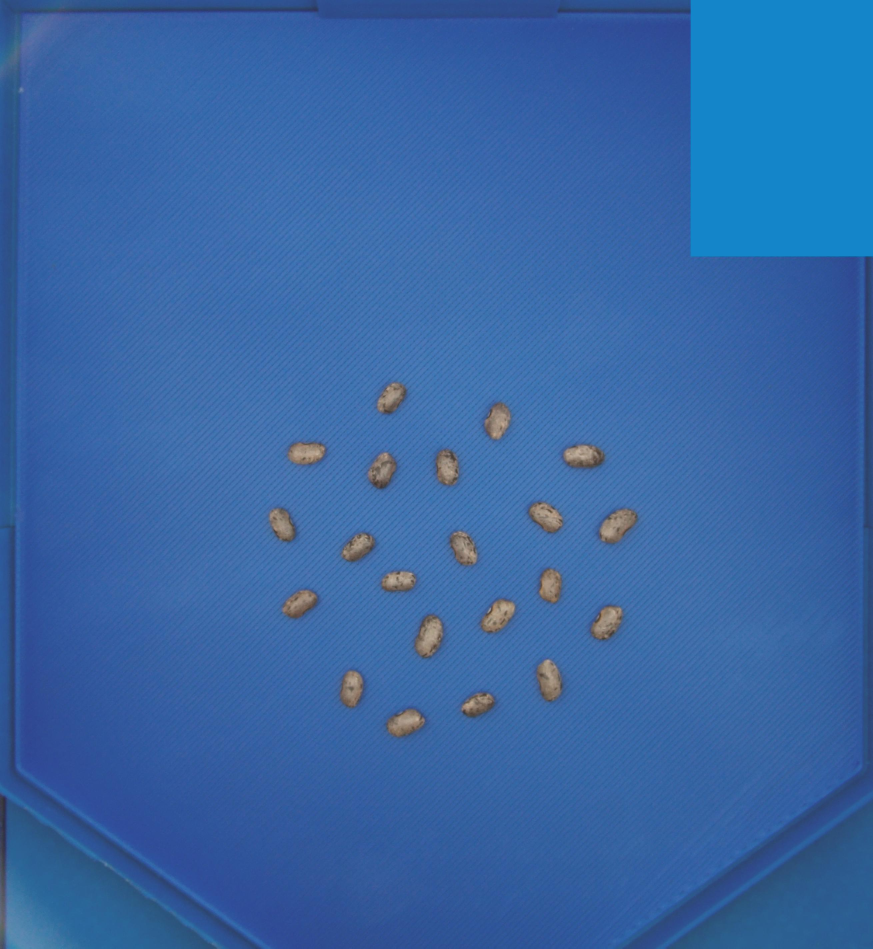
#> input picture tests/images/01.jpg, 2618 x 2845 px (shown at 1/3 size)
$ python -i overlay.py   (imports and definitions only)
#> lines starting #> are read from the running program, lines starting #| are printed output that depends on the picture
#> further down, picture is the input picture: shape (2845, 2618, 3); mean B, G, R 164.3, 101.9, 55.4
"""Marcas sobre los resultados (contornos, puntos, números) guardadas como datos.

Se dibujan al mostrar, a tamaño fijo de pantalla (se ven igual en una foto de 50 MP
que en una de 300 px, con cualquier zoom), y al exportar, a escala de la imagen.
Los colores salen de un estilo que el usuario elige; "auto" busca el color que más
contrasta con la foto. Toda línea lleva un halo oscuro para no camuflarse.
"""
from __future__ import annotations

import cv2
import numpy as np

PALETTE = {                      # BGR
    "green": (60, 200, 0), "magenta": (255, 0, 255), "yellow": (0, 230, 255),
    "cyan": (255, 230, 0), "red": (40, 40, 230), "orange": (0, 150, 255),
    "blue": (230, 120, 0), "white": (255, 255, 255), "black": (20, 20, 20),
}
ROLES = ("mask", "outline", "dot")
DEFAULT_STYLE = {"mask": "green", "outline": "auto", "dot": "magenta", "mask_alpha": 0.45, "width": 1.5}
_EXCLUDED = (150, 150, 150)
_AUTO_CANDIDATES = ("green", "magenta", "yellow", "cyan", "red", "orange", "blue")


def empty() -> dict:
    return {"outlines": [], "dots": [], "labels": [], "lines": [], "stars": [], "size": 0}


STAR = (0, 200, 255)             # BGR, amarillo


# [14 lines left out: functions star, typical_size, not called in this run]


def contrast_color(image: np.ndarray, mask: np.ndarray | None = None) -> tuple[int, int, int]:
    """Color de la paleta más distinto (en Lab) del fondo y de los objetos."""
    small = cv2.resize(image, (128, 128), interpolation=cv2.INTER_AREA)
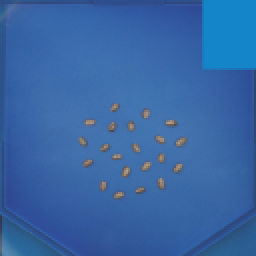
#> small: shape (128, 128, 3) (shown 2 times larger); mean B, G, R 164.3, 101.9, 55.4
    lab = cv2.cvtColor(small, cv2.COLOR_BGR2LAB).reshape(-1, 3).astype(float)
    refs = [np.median(lab, axis=0)]
#> refs = [[110, 133, 89]]
    if mask is not None and mask.any():
        m = cv2.resize(mask.astype(np.uint8), (128, 128), interpolation=cv2.INTER_NEAREST).reshape(-1) > 0
        if m.any():
            refs += [np.median(lab[m], axis=0)]
        if (~m).any():
            refs += [np.median(lab[~m], axis=0)]
    best, best_d = _AUTO_CANDIDATES[0], -1.0
    for name in _AUTO_CANDIDATES:
        c = cv2.cvtColor(np.uint8([[PALETTE[name]]]), cv2.COLOR_BGR2LAB)[0, 0].astype(float)
        d = min(np.linalg.norm(c - r) for r in refs)
        if d > best_d:
            best, best_d = name, d
#> this loop made 7 passes
#> (d, best, best_d) on passes 1, 3: (139.3, 'green', 139.3), (177.4, 'yellow', 177.4)
#> d on passes 2, 4, 5, 6, 7: 105.2, 113, 110.3, 139.7, 32.51
#> after the loop, best_d = 177.4
    return PALETTE[best]


# [13 lines left out: function resolve, not called in this run]


def _sizes_screen():
    return 2, 5, 0.42              # grosor de línea, radio de punto, letra (px de pantalla)


def _sizes_image(image):
    k = max(image.shape[:2]) / 1500
    return max(1, round(2 * k)), max(3, round(7 * k)), max(0.4, 0.6 * k)


# [122 lines left out: functions _text, draw, _lines, _draw, highlight, tint, not called in this run]

>>> import cv2
>>> picture = cv2.imread('../../../tests/images/01.jpg')
>>> result = contrast_color(picture)
#> result = (0, 230, 255)
